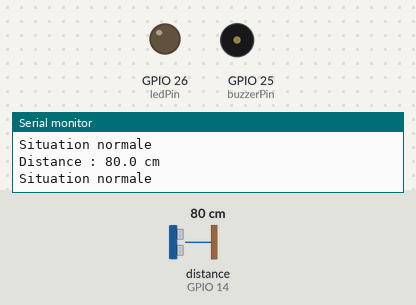
This sketch was run on a simulated ESP32. Shown: output pins drawn as LEDs (lit = HIGH), buzzer (waves = sounding), the last lines printed to the serial monitor. Wiring (inferred from the names in the program): ultrasonic range finder: trigger GPIO 13; echo GPIO 14. The inputs (shaded band) are chosen by the test bench; at power-on: distance to the obstacle (sensor on GPIO 14) 80 cm. The echo pulse lasts 58.3 µs per cm; pins used as bus, display or sensor lines are not drawn.

Above: at 1.3 s.
1.4 s: distance to the obstacle (sensor on GPIO 14) set to 22 cm
2.9 s: distance to the obstacle (sensor on GPIO 14) set to 18 cm
At 3.3 s:
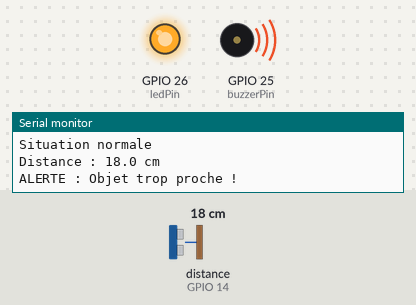
4.5 s: distance to the obstacle (sensor on GPIO 14) set to 35 cm
At 5.7 s:
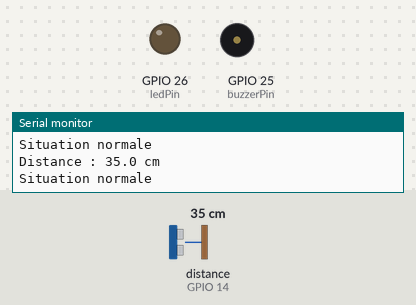
6.0 s: distance to the obstacle (sensor on GPIO 14) set to 2 cm
At 7.2 s:
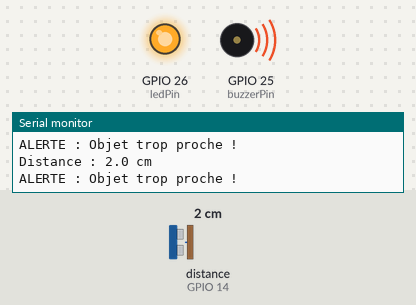
Timing chart, 0 to 8.5 s (numbered marks = the images above; inputs shaded):
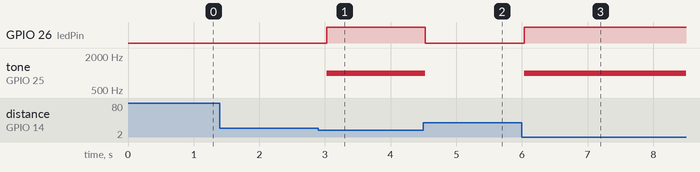

The sketch:

sketch.ino
```cpp
const int trigPin = 13;
const int echoPin = 14;
const int ledPin = 26;
const int buzzerPin = 25;

const float seuil = 20.0;

float mesurerDistance() {
  digitalWrite(trigPin, LOW);
  delayMicroseconds(2);

  digitalWrite(trigPin, HIGH);
  delayMicroseconds(10);
  digitalWrite(trigPin, LOW);

  long duree = pulseIn(echoPin, HIGH, 30000);

  if (duree == 0) {
    return -1;
  }

  return duree * 0.0343 / 2.0;
}

void setup() {
  Serial.begin(115200);

  pinMode(trigPin, OUTPUT);
  pinMode(echoPin, INPUT);
  pinMode(ledPin, OUTPUT);
  pinMode(buzzerPin, OUTPUT);

  digitalWrite(ledPin, LOW);
  digitalWrite(buzzerPin, LOW);

  Serial.println("Robot a decision intelligente");
  Serial.println("Seuil : 20 cm");
}

void loop() {
  float distance = mesurerDistance();

  if (distance < 0) {
    Serial.println("Aucune mesure valide");
    digitalWrite(ledPin, LOW);
    noTone(buzzerPin);
  }
  else {
    Serial.print("Distance : ");
    Serial.print(distance, 1);
    Serial.println(" cm");

    if (distance <= seuil) {
      digitalWrite(ledPin, HIGH);
      tone(buzzerPin, 1000);

      Serial.println("ALERTE : Objet trop proche !");
    }
    else {
      digitalWrite(ledPin, LOW);
      noTone(buzzerPin);

      Serial.println("Situation normale");
    }
  }

  delay(500);
}
```

Measured:
- the behaviour switches between 21 and 20 cm on distance to the obstacle (sensor on GPIO 14) (found by bisection; images 0 and 1)
- after the input at 2.9 s, GPIO 26 (ledPin): LOW → HIGH after 0.12 s; tone on GPIO 25 (buzzerPin): silent → 1000 Hz after 0.12 s
- after the input at 4.5 s, GPIO 26 (ledPin): HIGH → LOW at once; tone on GPIO 25 (buzzerPin): 1000 Hz → silent at once
- after the input at 6.0 s, GPIO 26 (ledPin): LOW → HIGH at once; tone on GPIO 25 (buzzerPin): silent → 1000 Hz at once
